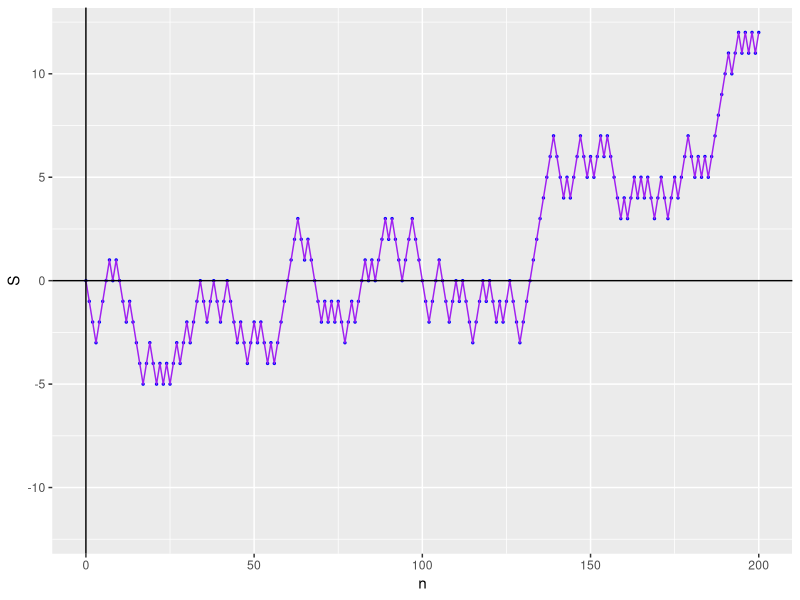

Generate this figure with R:
## ---- chunk 1
RW<-function(p = 0.5, n = 100, S0 = 0){
    X <- rbinom(n, 1, p)
    X <- X - 1 * (X == 0)
    S <- cumsum(c(S0, X))
    return(data.frame(n = 0:n, S = S))
}
## ---- chunk 2
library(ggplot2)

df <- RW(n = 200)

bound <- max(abs(max(df[2])), abs(min(df[2]))) # In order to center the drawing
    
g<- ggplot(df, aes(n, S)) +
    geom_point(size = 0.5, colour = 'blue') +
    ylim(-bound, bound) +
    geom_line(colour = 'purple') +
    geom_hline(yintercept = 0) +
    geom_vline(xintercept = 0)

print(g)

